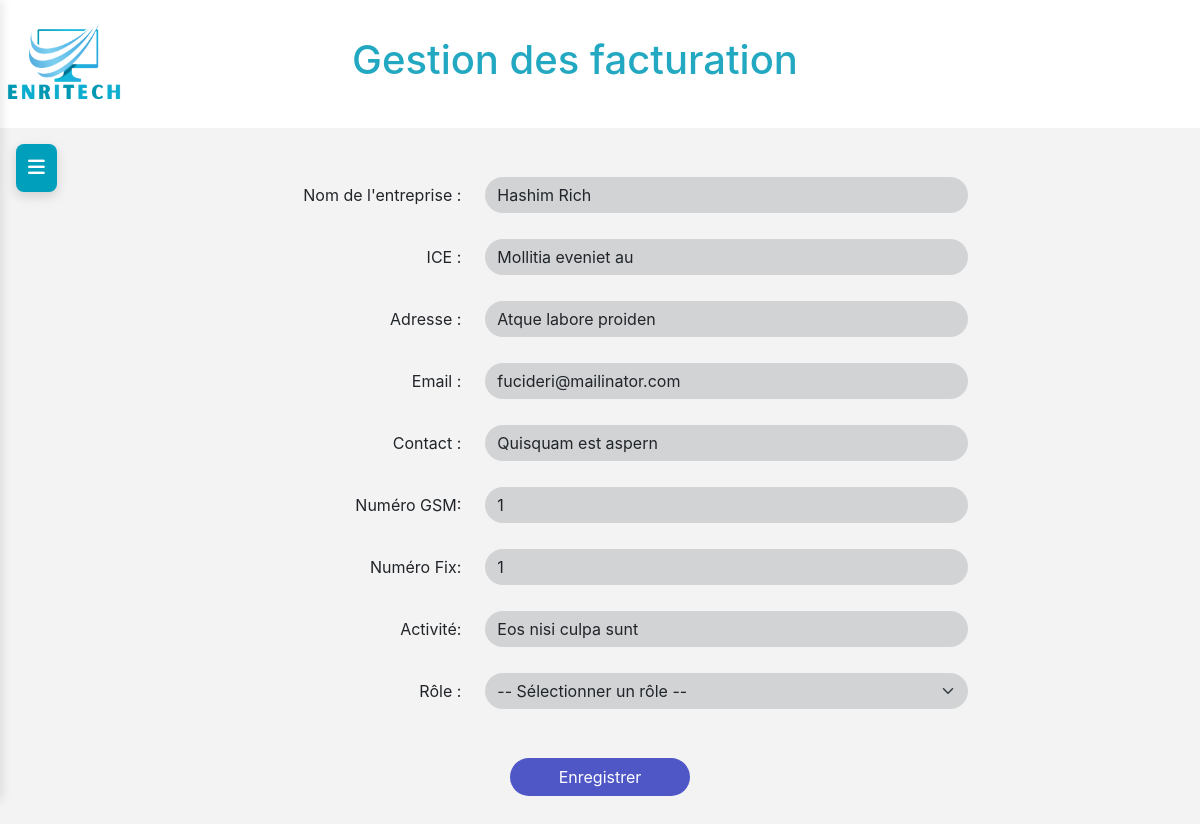
Screenshot of /modification.php?id=3 (signed in) with the database file from the repository.
### tables this page shows
CREATE TABLE IF NOT EXISTS `liste_fourniseur_client` (
  `ID` int NOT NULL AUTO_INCREMENT,
  `NameEntreprise` varchar(250) NOT NULL,
  `ICE` varchar(100) NOT NULL,
  `Adresse` varchar(250) NOT NULL,
  `Email` varchar(250) NOT NULL,
  `Contact` varchar(250) NOT NULL,
  `NumeroGSM` varchar(100) DEFAULT NULL,
  `NumeroFixe` varchar(100) DEFAULT NULL,
  `Activite` varchar(100) NOT NULL,
  `Role` enum('Client','Fournisseur') DEFAULT NULL,
  `Code_de_reference` varchar(100) DEFAULT NULL,
  `user_id` int UNSIGNED NOT NULL,
  PRIMARY KEY (`ID`),
  KEY `fk_user_bank` (`user_id`)
);

### modification.php (the view, shortened to what this page needs)
<?php
include_once 'Database.php';
$id = $_GET['id'];
$sql = "SELECT * FROM liste_fourniseur_client WHERE ID = ?";
$stmt = $pdo->prepare($sql);
$stmt->execute([$id]);
$user = $stmt->fetch(PDO::FETCH_ASSOC);
?>
<!DOCTYPE html>
<html lang="fr">
<head>
    <link href="https://cdn.jsdelivr.net/npm/bootstrap@5.2.2/dist/css/bootstrap.min.css" rel="stylesheet"
>
    <link href="https://cdnjs.cloudflare.com/ajax/libs/font-awesome/6.2.0/css/all.min.css" rel="stylesheet">
</head>
<body>
    <?php
       include './front/head_front.php';
     ?>
    <div class="container py-5">
        <div class="row justify-content-center">
            <div class="col-md-8">
                <form method="POST">
                    <div class="mb-4 row align-items-center">
                        <label for="name" class="col-sm-4 col-form-label text-end">Nom de l'entreprise :</label>
                        <div class="col-sm-8">
                            <input type="text" class="form-control rounded-pill bg-secondary bg-opacity-25 border-0"
                                id="name" name="name" value="<?= htmlspecialchars($user['NameEntreprise']) ?>">
                        </div>
                    </div>
                    <div class="mb-4 row align-items-center">
                        <label for="ice" class="col-sm-4 col-form-label text-end">ICE :</label>
                        <div class="col-sm-8">
                            <input type="text" class="form-control rounded-pill bg-secondary bg-opacity-25 border-0"
                                id="ice" name="ice" value="<?= htmlspecialchars($user['ICE']) ?>">
                        </div>
                    </div>
                    <div class="mb-4 row align-items-center">
                        <label for="adresse" class="col-sm-4 col-form-label text-end">Adresse :</label>
                        <div class="col-sm-8">
                            <input type="text" class="form-control rounded-pill bg-secondary bg-opacity-25 border-0"
                                id="adresse" name="adresse" value="<?= htmlspecialchars($user['Adresse']) ?>">
                        </div>
                    </div>
                    <div class="mb-4 row align-items-center">
                        <label for="email" class="col-sm-4 col-form-label text-end">Email :</label>
                        <div class="col-sm-8">
                            <input type="email" class="form-control rounded-pill bg-secondary bg-opacity-25 border-0"
                                id="email" name="email" value="<?= htmlspecialchars($user['Email']) ?>">
                        </div>
                    </div>
                    <div class="mb-4 row align-items-center">
                        <label for="contact" class="col-sm-4 col-form-label text-end">Contact :</label>
                        <div class="col-sm-8">
                            <input type="text" class="form-control rounded-pill bg-secondary bg-opacity-25 border-0"
                                id="contact" name="contact" value="<?= htmlspecialchars($user['Contact']) ?>">
                        </div>
                    </div>
                    <div class="mb-4 row align-items-center">
                        <label for="numeroGSM" class="col-sm-4 col-form-label text-end">Numéro GSM:</label>
                        <div class="col-sm-8">
                            <input type="tel" class="form-control rounded-pill bg-secondary bg-opacity-25 border-0"
                                id="numeroGSM" name="numeroGSM" value="<?= htmlspecialchars($user['NumeroGSM']) ?>">
                        </div>
                    </div>
                    <div class="mb-4 row align-items-center">
                        <label for="numeroFix" class="col-sm-4 col-form-label text-end">Numéro Fix:</label>
                        <div class="col-sm-8">
                            <input type="tel" class="form-control rounded-pill bg-secondary bg-opacity-25 border-0"
                                id="numeroFix" name="numeroFix" value="<?= htmlspecialchars($user['NumeroFixe']) ?>">
                        </div>
                    </div>
                    <div class="mb-4 row align-items-center">
                        <label for="activite" class="col-sm-4 col-form-label text-end">Activité:</label>
                        <div class="col-sm-8">
                            <input type="text" class="form-control rounded-pill bg-secondary bg-opacity-25 border-0"
                                id="activite" name="activite" value="<?= htmlspecialchars($user['Activite']) ?>">
                        </div>
                    </div>
                    <div class="mb-4 row align-items-center">
                        <label for="role" class="col-sm-4 col-form-label text-end">Rôle :</label>
                        <div class="col-sm-8">
                            <select name="role" id="role" required
                                class="form-select rounded-pill bg-secondary bg-opacity-25 border-0">
                                <option value="" disabled selected>-- Sélectionner un rôle --</option>
                            </select>
                        </div>
                    </div>
                    <div class="row mt-5">
                        <div class="col-12 text-center">
                            <button type="submit" class="btn rounded-pill px-5"
                                style="background-color: #4f57c7; color: white;">Enregistrer</button>
                        </div>
                    </div>
                </form>
            </div>
        </div>
    </div>
</body>
</html>

### front/head_front.php (shortened to what this page needs)
<head>
    <link href="https://cdn.jsdelivr.net/npm/bootstrap@5.3.0/dist/css/bootstrap.min.css" rel="stylesheet">
    <link href="https://cdn.jsdelivr.net/npm/bootstrap-icons@1.10.0/font/bootstrap-icons.css" rel="stylesheet">
    <link href="https://cdn.jsdelivr.net/npm/bootstrap@5.2.2/dist/css/bootstrap.min.css" rel="stylesheet"
>
    <link rel="stylesheet" href="style/style.css">
</head>
<header class="header">
    <div class="d-flex align-items-center justify-content-between w-100">
        <div class="logo-container">
            <img src="images/logo.png" alt="logo" width="130px" height="130px">
        </div>
        <div class="flex-grow-1 text-center">
            <h1>Gestion des facturation</h1>
        </div>
    </div>
</header>
<button class="burger-menu" onclick="toggleSidebar()">
    <i class="fas fa-bars"></i>
</button>

### style/style.css (style rules this page uses)
:root { --sidebar-bg: #532C97; --card-bg: #6363d8; --main-bg: #f3f3f3; }
body { background-color: var(--main-bg); font-family: -apple-system, BlinkMacSystemFont, 'Segoe UI', Roboto, sans-serif; }
.header { background-color: var(--card-bg); color: white; padding: 2rem; }
.logo-container { width: 64px; height: 64px; border-radius: 8px; display: flex; align-items: center; justify-content: center; margin-right: 1rem; }

### front/head_front.php (style rules this page uses)
:root { --sidebar-bg: #532C97; --card-bg: #6363d8; --main-bg: #f3f3f3; }
.header { background-color: #ffffff; color: #22a8c1; padding: 2rem; }
h1, h2 { color: #22a8c1; }
.burger-menu { position: fixed; top: 9rem; left: 1rem; z-index: 1001; background-color: #009fbc; border: none; border-radius: 8px; padding: 12px; box-shadow: 0 4px 12px rgba(0, 0, 0, 0.15); transition: all 0.3s ease; }
.burger-menu i { color: white; font-size: 1.2rem; }

### rows the page displays
liste_fourniseur_client: name "Hashim Rich", ice "Mollitia eveniet au", adresse "Atque labore proiden", email "fucideri@mailinator.com", contact "Quisquam est aspern", numeroGSM "1", numeroFix "1", activite "Eos nisi culpa sunt"
